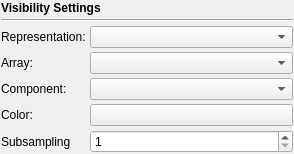
<?xml version="1.0" encoding="UTF-8"?>
<ui version="4.0">
 <class>VSVisibilitySettingsWidget</class>
 <widget class="QWidget" name="VSVisibilitySettingsWidget">
  <property name="geometry">
   <rect>
    <x>0</x>
    <y>0</y>
    <width>294</width>
    <height>138</height>
   </rect>
  </property>
  <property name="windowTitle">
   <string>Visibility Settings</string>
  </property>
  <layout class="QGridLayout" name="gridLayout">
   <property name="leftMargin">
    <number>1</number>
   </property>
   <property name="topMargin">
    <number>1</number>
   </property>
   <property name="rightMargin">
    <number>1</number>
   </property>
   <property name="bottomMargin">
    <number>1</number>
   </property>
   <property name="spacing">
    <number>4</number>
   </property>
   <item row="2" column="0" colspan="2">
    <widget class="QWidget" name="visibilityContainer" native="true">
     <property name="sizePolicy">
      <sizepolicy hsizetype="Preferred" vsizetype="Minimum">
       <horstretch>0</horstretch>
       <verstretch>0</verstretch>
      </sizepolicy>
     </property>
     <layout class="QGridLayout" name="gridLayout_2">
      <property name="leftMargin">
       <number>0</number>
      </property>
      <property name="topMargin">
       <number>0</number>
      </property>
      <property name="rightMargin">
       <number>0</number>
      </property>
      <property name="bottomMargin">
       <number>0</number>
      </property>
      <property name="spacing">
       <number>4</number>
      </property>
      <item row="0" column="1">
       <widget class="QComboBox" name="representationCombo">
        <property name="currentIndex">
         <number>-1</number>
        </property>
        <item>
         <property name="text">
          <string>Outline</string>
         </property>
        </item>
        <item>
         <property name="text">
          <string>Point</string>
         </property>
        </item>
        <item>
         <property name="text">
          <string>Wireframe</string>
         </property>
        </item>
        <item>
         <property name="text">
          <string>Surface</string>
         </property>
        </item>
        <item>
         <property name="text">
          <string>Surface With Edges</string>
         </property>
        </item>
       </widget>
      </item>
      <item row="0" column="0">
       <widget class="QLabel" name="representationLabel">
        <property name="text">
         <string>Representation:</string>
        </property>
       </widget>
      </item>
      <item row="1" column="0">
       <widget class="QLabel" name="arrayLabel">
        <property name="text">
         <string>Array:</string>
        </property>
       </widget>
      </item>
      <item row="3" column="0">
       <widget class="QLabel" name="colorLabel">
        <property name="text">
         <string>Color: </string>
        </property>
       </widget>
      </item>
      <item row="1" column="1">
       <widget class="QComboBox" name="activeArrayCombo">
        <property name="sizePolicy">
         <sizepolicy hsizetype="MinimumExpanding" vsizetype="Fixed">
          <horstretch>0</horstretch>
          <verstretch>0</verstretch>
         </sizepolicy>
        </property>
       </widget>
      </item>
      <item row="2" column="0">
       <widget class="QLabel" name="componentLabel">
        <property name="text">
         <string>Component:</string>
        </property>
       </widget>
      </item>
      <item row="2" column="1">
       <widget class="QComboBox" name="activeComponentCombo">
        <property name="sizePolicy">
         <sizepolicy hsizetype="MinimumExpanding" vsizetype="Fixed">
          <horstretch>0</horstretch>
          <verstretch>0</verstretch>
         </sizepolicy>
        </property>
       </widget>
      </item>
      <item row="3" column="1">
       <widget class="VSColorButton" name="colorBtn">
        <property name="sizePolicy">
         <sizepolicy hsizetype="Minimum" vsizetype="Fixed">
          <horstretch>1</horstretch>
          <verstretch>0</verstretch>
         </sizepolicy>
        </property>
        <property name="text">
         <string/>
        </property>
       </widget>
      </item>
      <item row="4" column="0">
       <widget class="QLabel" name="label">
        <property name="text">
         <string>Subsampling</string>
        </property>
       </widget>
      </item>
      <item row="4" column="1">
       <widget class="QSpinBox" name="subsampleSB">
        <property name="minimum">
         <number>1</number>
        </property>
        <property name="maximum">
         <number>100</number>
        </property>
       </widget>
      </item>
     </layout>
    </widget>
   </item>
   <item row="0" column="0" colspan="2">
    <widget class="QLabel" name="visibilityTopicLabel">
     <property name="font">
      <font>
       <weight>75</weight>
       <bold>true</bold>
      </font>
     </property>
     <property name="text">
      <string>Visibility Settings</string>
     </property>
    </widget>
   </item>
   <item row="1" column="0" colspan="2">
    <widget class="Line" name="line">
     <property name="orientation">
      <enum>Qt::Horizontal</enum>
     </property>
    </widget>
   </item>
  </layout>
 </widget>
 <customwidgets>
  <customwidget>
   <class>VSColorButton</class>
   <extends>QPushButton</extends>
   <header>VSColorButton.h</header>
  </customwidget>
 </customwidgets>
 <resources/>
 <connections/>
</ui>
